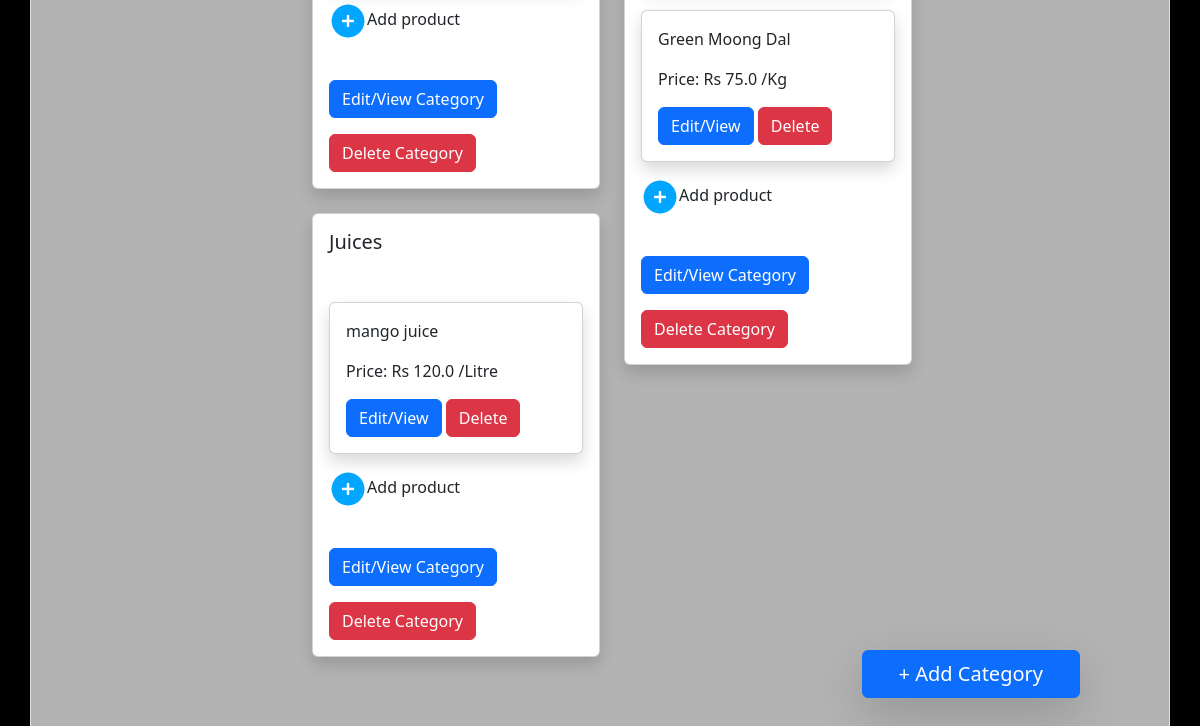
Before: /user5/manager_dashboard (lower part) with the older database file.
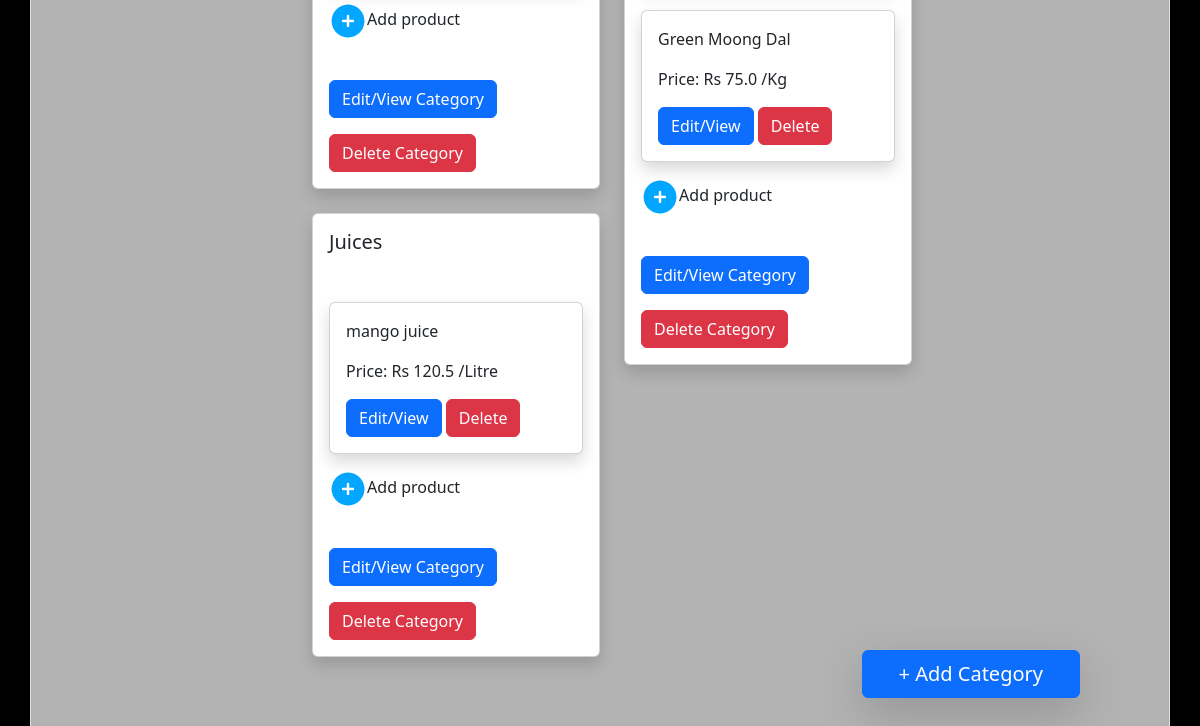
After: the same page with the newer database file.
### application/models.py (models this page shows)
class Product(db.Model):
    __tablename__ = 'Product'
    PID = db.Column(db.Integer, autoincrement=True, primary_key=True)
    Name = db.Column(db.String(collation='NOCASE'), unique=True, nullable=False)
    Price = db.Column(db.Float, nullable=False)
    Unit = db.Column(db.String, nullable=False)
    Stock = db.Column(db.Integer, nullable=False)
    CID = db.Column(db.Integer, db.ForeignKey('Category.CID', ondelete='CASCADE'))
    cat = db.relationship("Category", back_populates="products")
    ords = db.relationship("Order_Details", back_populates="product")

### application/controllers.py (the view)
@app.route("/<uname>/manager_dashboard")
def manager_logged_in(uname):
    return render_template("manager_dash.html", user = uname, categories=Category.query.all())

### templates/manager_dash.html (shortened to what this page needs)
<!DOCTYPE html>
<html>
    <head>
        <link href="https://cdn.jsdelivr.net/npm/bootstrap@5.3.1/dist/css/bootstrap.min.css" rel="stylesheet">
        <link href="https://cdn.jsdelivr.net/npm/bootstrap@5.3.0/dist/css/bootstrap.min.css" rel="stylesheet">
        <link href="{{ url_for('static', filename='css/dash.css') }}" rel="stylesheet">
    </head>
    <body id="body">
        <button id = "add-btn" type="button" class="btn btn-primary shadow-lg" onclick = "window.location.href = '/{{ user }}/add_category';">+ Add Category</button>
        <div id = "content" class="container border">
            <div id = "initial-struct" style="display:none;">
                {% for cat in categories %}
                <div class="card cat shadow {{ cat.Name }}" id = "{{ cat.CID }}" >
                    <div class="card-body">
                        <h5 class="card-title mb-5">{{ cat.Name }}</h5>
                        <p class="card-text">
                            {% for prod in cat.products %}
                            <div class="card prod shadow" id = "{{ prod.PID }}">
                                <div class="card-body card-body-prod" id="{{ prod.Name }}">
                                    <p class="card-text">{{ prod.Name }}</p>
                                    <p class="card-text">Price: Rs <span class="price">{{ prod.Price }}</span><span> </span> {{ prod.Unit }}</p>
                                    <button type="button" class="btn btn-primary edit-cat" onclick = "window.location.href = '/{{ user }}/edit_product/cat_{{ cat.CID }}/prod_{{ prod.PID }}';">Edit/View</button>
                                    <button type="button" class="btn btn-danger del-cat delProdBtn"  onclick = "fn1('{{ prod.PID }}')">Delete</button>
                                </div>
                            </div>
                            {% else %}
                            <p class="mb-4"> No items have been added yet </p>
                            {% endfor %}
                        </p>
                        <div class = "add-prod mb-3" onclick = "window.location.href = '/{{ user }}/add_prod/cat_{{ cat.CID }}';">
                            <img src = "{{url_for('static', filename='images/add-icon.jpg')}}">Add product<br><br>
                        </div>
                        <button type="button" class="btn btn-primary edit-cat mb-3" onclick = "window.location.href = '/{{ user }}/edit_category/cat_{{ cat.CID }}';">Edit/View Category</button>
                        <button type="button" class="btn btn-danger del-cat delCatBtn"  onclick = "fn2('{{ cat.CID}}')" >Delete Category</button>
                    </div>
                </div>
                {% endfor %}
            </div>
        </div>
    </body>
</html>

Changed rows visible on the page:
changed Product "mango juice": Price "120.0" → "120.5"
